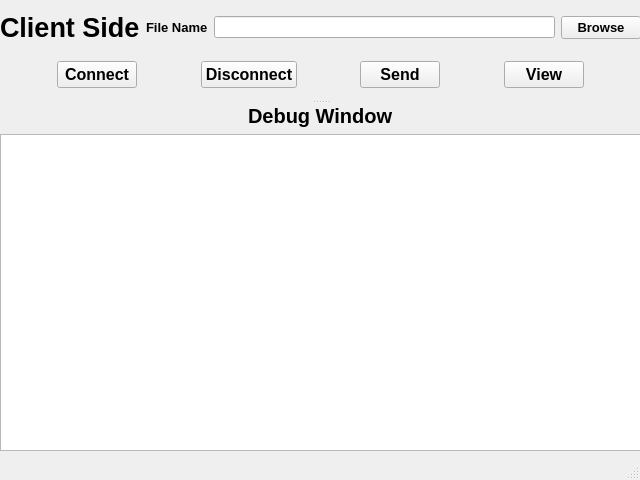
<?xml version="1.0" encoding="UTF-8"?>
<ui version="4.0">
 <class>MainWindow</class>
 <widget class="QMainWindow" name="MainWindow">
  <property name="geometry">
   <rect>
    <x>0</x>
    <y>0</y>
    <width>640</width>
    <height>480</height>
   </rect>
  </property>
  <property name="font">
   <font>
    <weight>50</weight>
    <bold>false</bold>
   </font>
  </property>
  <property name="windowTitle">
   <string>MainWindow</string>
  </property>
  <widget class="QWidget" name="centralwidget">
   <widget class="QSplitter" name="splitter">
    <property name="geometry">
     <rect>
      <x>0</x>
      <y>0</y>
      <width>641</width>
      <height>451</height>
     </rect>
    </property>
    <property name="orientation">
     <enum>Qt::Vertical</enum>
    </property>
    <widget class="QWidget" name="">
     <layout class="QGridLayout" name="gridLayout">
      <item row="0" column="0">
       <widget class="QLabel" name="Title">
        <property name="font">
         <font>
          <pointsize>20</pointsize>
          <weight>75</weight>
          <bold>true</bold>
         </font>
        </property>
        <property name="text">
         <string>Client Side</string>
        </property>
       </widget>
      </item>
      <item row="0" column="1">
       <layout class="QHBoxLayout" name="horizontalLayout">
        <item>
         <widget class="QLabel" name="label">
          <property name="font">
           <font>
            <pointsize>10</pointsize>
            <weight>75</weight>
            <bold>true</bold>
           </font>
          </property>
          <property name="text">
           <string>File Name</string>
          </property>
         </widget>
        </item>
        <item>
         <widget class="QLineEdit" name="filePath"/>
        </item>
        <item>
         <widget class="QPushButton" name="browseButton">
          <property name="font">
           <font>
            <pointsize>10</pointsize>
            <weight>75</weight>
            <bold>true</bold>
           </font>
          </property>
          <property name="text">
           <string>Browse</string>
          </property>
         </widget>
        </item>
       </layout>
      </item>
      <item row="1" column="0" colspan="2">
       <layout class="QHBoxLayout" name="horizontalLayout_2">
        <item>
         <spacer name="horizontalSpacer_5">
          <property name="orientation">
           <enum>Qt::Horizontal</enum>
          </property>
          <property name="sizeHint" stdset="0">
           <size>
            <width>40</width>
            <height>20</height>
           </size>
          </property>
         </spacer>
        </item>
        <item>
         <widget class="QPushButton" name="connectButton">
          <property name="font">
           <font>
            <pointsize>12</pointsize>
            <weight>75</weight>
            <bold>true</bold>
           </font>
          </property>
          <property name="text">
           <string>Connect</string>
          </property>
         </widget>
        </item>
        <item>
         <spacer name="horizontalSpacer">
          <property name="orientation">
           <enum>Qt::Horizontal</enum>
          </property>
          <property name="sizeHint" stdset="0">
           <size>
            <width>40</width>
            <height>20</height>
           </size>
          </property>
         </spacer>
        </item>
        <item>
         <widget class="QPushButton" name="disconnectButton">
          <property name="font">
           <font>
            <pointsize>12</pointsize>
            <weight>75</weight>
            <bold>true</bold>
           </font>
          </property>
          <property name="text">
           <string>Disconnect</string>
          </property>
         </widget>
        </item>
        <item>
         <spacer name="horizontalSpacer_2">
          <property name="orientation">
           <enum>Qt::Horizontal</enum>
          </property>
          <property name="sizeHint" stdset="0">
           <size>
            <width>40</width>
            <height>20</height>
           </size>
          </property>
         </spacer>
        </item>
        <item>
         <widget class="QPushButton" name="sendButton">
          <property name="font">
           <font>
            <pointsize>12</pointsize>
            <weight>75</weight>
            <bold>true</bold>
           </font>
          </property>
          <property name="text">
           <string>Send</string>
          </property>
         </widget>
        </item>
        <item>
         <spacer name="horizontalSpacer_3">
          <property name="orientation">
           <enum>Qt::Horizontal</enum>
          </property>
          <property name="sizeHint" stdset="0">
           <size>
            <width>40</width>
            <height>20</height>
           </size>
          </property>
         </spacer>
        </item>
        <item>
         <widget class="QPushButton" name="viewButton">
          <property name="font">
           <font>
            <pointsize>12</pointsize>
            <weight>75</weight>
            <bold>true</bold>
           </font>
          </property>
          <property name="text">
           <string>View</string>
          </property>
         </widget>
        </item>
        <item>
         <spacer name="horizontalSpacer_4">
          <property name="orientation">
           <enum>Qt::Horizontal</enum>
          </property>
          <property name="sizeHint" stdset="0">
           <size>
            <width>40</width>
            <height>20</height>
           </size>
          </property>
         </spacer>
        </item>
       </layout>
      </item>
     </layout>
    </widget>
    <widget class="QWidget" name="">
     <layout class="QVBoxLayout" name="verticalLayout">
      <item>
       <layout class="QHBoxLayout" name="horizontalLayout_3">
        <item>
         <spacer name="horizontalSpacer_6">
          <property name="orientation">
           <enum>Qt::Horizontal</enum>
          </property>
          <property name="sizeHint" stdset="0">
           <size>
            <width>40</width>
            <height>20</height>
           </size>
          </property>
         </spacer>
        </item>
        <item>
         <widget class="QLabel" name="label_2">
          <property name="font">
           <font>
            <pointsize>15</pointsize>
            <weight>75</weight>
            <bold>true</bold>
           </font>
          </property>
          <property name="text">
           <string>Debug Window</string>
          </property>
         </widget>
        </item>
        <item>
         <spacer name="horizontalSpacer_7">
          <property name="orientation">
           <enum>Qt::Horizontal</enum>
          </property>
          <property name="sizeHint" stdset="0">
           <size>
            <width>40</width>
            <height>20</height>
           </size>
          </property>
         </spacer>
        </item>
       </layout>
      </item>
      <item>
       <widget class="QTextBrowser" name="debugWindow"/>
      </item>
     </layout>
    </widget>
   </widget>
  </widget>
  <widget class="QMenuBar" name="menubar">
   <property name="geometry">
    <rect>
     <x>0</x>
     <y>0</y>
     <width>640</width>
     <height>18</height>
    </rect>
   </property>
  </widget>
  <widget class="QStatusBar" name="statusbar"/>
 </widget>
 <resources/>
 <connections>
  <connection>
   <sender>connectButton</sender>
   <signal>clicked()</signal>
   <receiver>MainWindow</receiver>
   <slot>connectButtonSlot()</slot>
   <hints>
    <hint type="sourcelabel">
     <x>23</x>
     <y>60</y>
    </hint>
    <hint type="destinationlabel">
     <x>42</x>
     <y>133</y>
    </hint>
   </hints>
  </connection>
  <connection>
   <sender>disconnectButton</sender>
   <signal>clicked()</signal>
   <receiver>MainWindow</receiver>
   <slot>disconnectButtonSlot()</slot>
   <hints>
    <hint type="sourcelabel">
     <x>229</x>
     <y>64</y>
    </hint>
    <hint type="destinationlabel">
     <x>99</x>
     <y>91</y>
    </hint>
   </hints>
  </connection>
  <connection>
   <sender>sendButton</sender>
   <signal>clicked()</signal>
   <receiver>MainWindow</receiver>
   <slot>sendButtonSlot()</slot>
   <hints>
    <hint type="sourcelabel">
     <x>400</x>
     <y>58</y>
    </hint>
    <hint type="destinationlabel">
     <x>483</x>
     <y>71</y>
    </hint>
   </hints>
  </connection>
  <connection>
   <sender>viewButton</sender>
   <signal>clicked()</signal>
   <receiver>MainWindow</receiver>
   <slot>viewButtonSlot()</slot>
   <hints>
    <hint type="sourcelabel">
     <x>574</x>
     <y>59</y>
    </hint>
    <hint type="destinationlabel">
     <x>570</x>
     <y>81</y>
    </hint>
   </hints>
  </connection>
  <connection>
   <sender>filePath</sender>
   <signal>returnPressed()</signal>
   <receiver>MainWindow</receiver>
   <slot>returnPressedSlot()</slot>
   <hints>
    <hint type="sourcelabel">
     <x>486</x>
     <y>34</y>
    </hint>
    <hint type="destinationlabel">
     <x>474</x>
     <y>50</y>
    </hint>
   </hints>
  </connection>
  <connection>
   <sender>browseButton</sender>
   <signal>clicked()</signal>
   <receiver>MainWindow</receiver>
   <slot>browseButtonSlot()</slot>
   <hints>
    <hint type="sourcelabel">
     <x>593</x>
     <y>35</y>
    </hint>
    <hint type="destinationlabel">
     <x>632</x>
     <y>80</y>
    </hint>
   </hints>
  </connection>
 </connections>
 <slots>
  <slot>browseButtonSlot()</slot>
  <slot>connectButtonSlot()</slot>
  <slot>disconnectButtonSlot()</slot>
  <slot>sendButtonSlot()</slot>
  <slot>viewButtonSlot()</slot>
  <slot>returnPressedSlot()</slot>
 </slots>
</ui>
